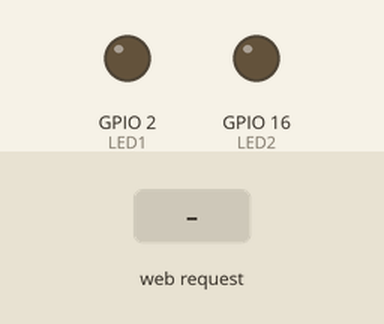
This sketch was run on a simulated ESP8266 (NodeMCU). Parts: output pins drawn as LEDs (lit = HIGH). Inputs (shaded band) come from the test bench. WiFi joins after 1.5 s; servers stay silent unless stated; what the sketch prints to the serial monitor is not drawn.

Above: at 2.7 s.
2.8 s: HTTP request GET /LED1OFF received
At 3.6 s:
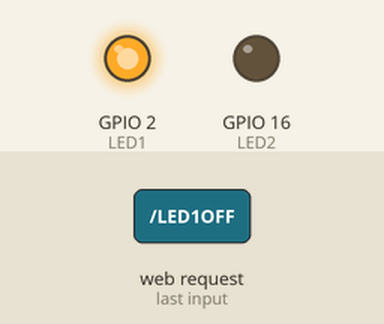
4.3 s: HTTP request GET /LED2OFF received
At 4.8 s:
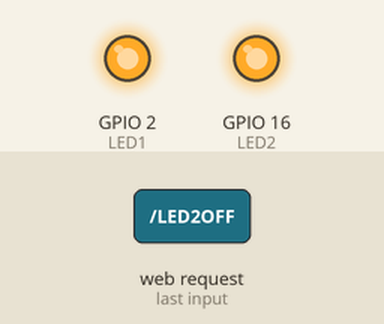
5.8 s: HTTP request GET /LED1ON received
At 7.0 s:
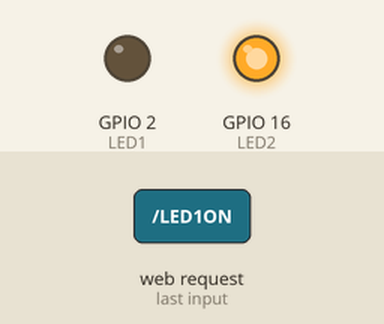
7.3 s: HTTP request GET /LED2ON received
At 8.3 s:
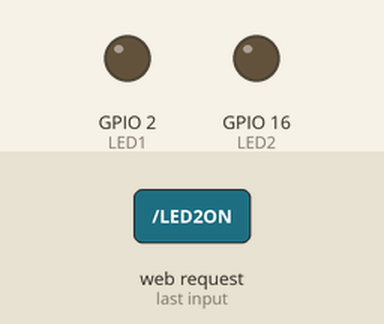
Timing chart, 0 to 9.8 s (numbered marks = the images above; inputs shaded):
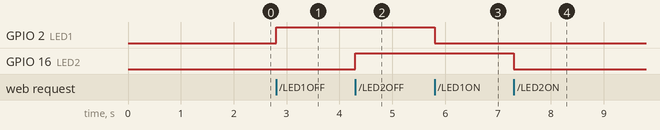

Measured:
- after the input at 2.8 s, GPIO 2 (LED1): LOW → HIGH at once
- after the input at 4.3 s, GPIO 16 (LED2): LOW → HIGH at once
- after the input at 5.8 s, GPIO 2 (LED1): HIGH → LOW at once
- after the input at 7.3 s, GPIO 16 (LED2): HIGH → LOW at once

The sketch:

10-WebServerLedControl.ino
```cpp
#include <ESP8266WiFi.h>
#include <ESP8266WebServer.h>

#define LED1 LED_BUILTIN
#define LED2 16

const char* ssid = "101 residance_fm";       // Nama SSID AP/Hotspot
const char* password = "101littleangel";       // Password Wifi

ESP8266WebServer server(80);      //Menyatakan Webserver pada port 80
String webpage;

void setup() {
  Serial.begin(115200);
  delay(10);

  pinMode(LED1, OUTPUT);
  pinMode(LED2, OUTPUT);

// Connect to WiFi network ------------------------------------------------
  Serial.println();
  Serial.print("Configuring access point...");

// Mengatur WiFi ----------------------------------------------------------
  WiFi.mode(WIFI_AP);                      // Mode Station
  WiFi.begin(ssid, password);               // Mencocokan SSID dan Password

  while (WiFi.status() != WL_CONNECTED) {
    delay(500);
    Serial.print(".");
  }

// Print status Connect ---------------------------------------------------
  Serial.println("IP address: ");
  Serial.println(WiFi.localIP());

// Isi dari Webpage -------------------------------------------------------
  webpage+= "<h1> Web Control ESP8266</h1>";
  webpage+= "<p>LED 1 : ";
  webpage+= "<a href=\"LED1ON\"\"><button>ON</button></a><a href=\"LED1OFF\"\"><button>OFF</button></a></p><br>";
  webpage+= "<p>LED 2 : ";
  webpage+= "<a href=\"LED2ON\"\"><button>ON</button></a><a href=\"LED2OFF\"\"><button>OFF</button></a></p><br>";

// Membuat tampilan Webpage -----------------------------------------------
  server.on("/", []() {
    server.send(200, "text/html", webpage);
   });

// Bagian ini untuk merespon perintah yang masuk --------------------------
  server.on("/LED1ON", []() {
    server.send(200, "text/html", webpage);
    digitalWrite(LED1,LOW);
    delay(1000);
  });
  server.on("/LED2ON", []() {
    server.send(200, "text/html", webpage);
    digitalWrite(LED2,LOW);
    delay(1000);
  });

  server.on("/LED1OFF", []() {
    server.send(200, "text/html", webpage);
    digitalWrite(LED1,HIGH);
    delay(1000);
  });
  server.on("/LED2OFF", []() {
    server.send(200, "text/html", webpage);
    digitalWrite(LED2,HIGH);
    delay(1000);
  });

  server.begin();
  Serial.println("Webserver dijalankan");
}

void loop() {
   server.handleClient();
}
```
